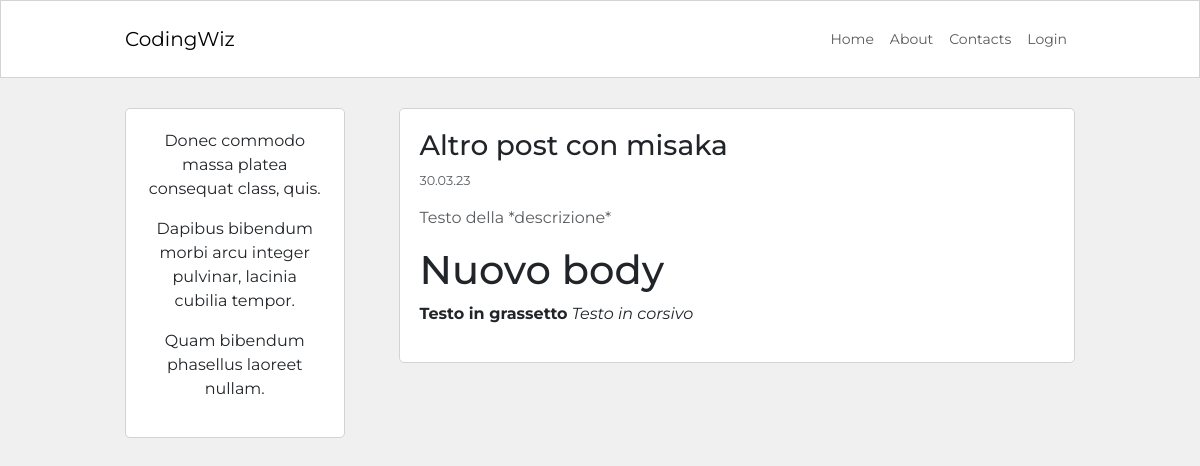
Screenshot of /post/8 with the database file from the repository.
### blog/models.py (models this page shows, shortened)
class Post(db.Model):
    id = db.Column(db.Integer, primary_key=True)
    user_id = db.Column(db.Integer, db.ForeignKey('user.id'), nullable=False)
    created_at = db.Column(db.DateTime, default=datetime.now)
    title = db.Column(db.String(120), nullable=False)
    description = db.Column(db.String(240))
    body = db.Column(db.Text(), nullable=False)

### blog/routes.py (the view)
@app.route('/post/<int:post_id>')
def post_detail(post_id):
    post_instance = Post.query.get_or_404(post_id)
    return render_template('post_detail.html', post=post_instance)

### blog/templates/post_detail.html (shortened to what this page needs)
{% extends 'base.html' %}
{% block content %}
    <div class="container content-container">
        <div class="row no-gutters">
            <div class="col-md-9 order-md-2">
                <div class="post-page-block">
                    <h3>{{ post.title }}</h3>
                    <p class="p-small-created-date text-muted">{{ post.created_at.strftime('%d.%m.%y') }}</p>
                    <p class="text-muted">{{ post.description }}</p>
                    <p >{{ post.body|markdown }}</p>
                </div>
            </div>
            <div class="col-md-3 order-md-1">
                {% include 'about_me_snippet.html' %}
            </div>
        </div>
    </div>
{% endblock content %}

### blog/static/blog.css (style rules this page uses)
html, body { font-family: 'Montserrat', sans-serif; background-color: #f0f0f0; }
.content-container { max-width: 950px; margin-top: 30px; margin-bottom: 30px; padding: 0px; }
.post-page-block { background-color: white; border: 1px solid #d3d3d3; border-radius: 5px; padding: 20px; margin-bottom: 30px; }
.p-small-created-date { font-size: 0.800rem; }
@media (min-width:768px) { .post-page-block { margin-left: 30px; } }

### rows the page displays
Post: title "Altro post con misaka", created_at "30.03.23", description "Testo della *descrizione*", body "Nuovo body Testo in grassetto Testo in corsivo"

### other values shown
{{ lipsum(n=3, min=5, max=10) }} "Donec commodo massa platea consequat class, quis. Dapibus bibendum morbi arcu integer pulvinar, lacinia cubilia tempor. Quam bibendum phasellus laoreet nullam."
